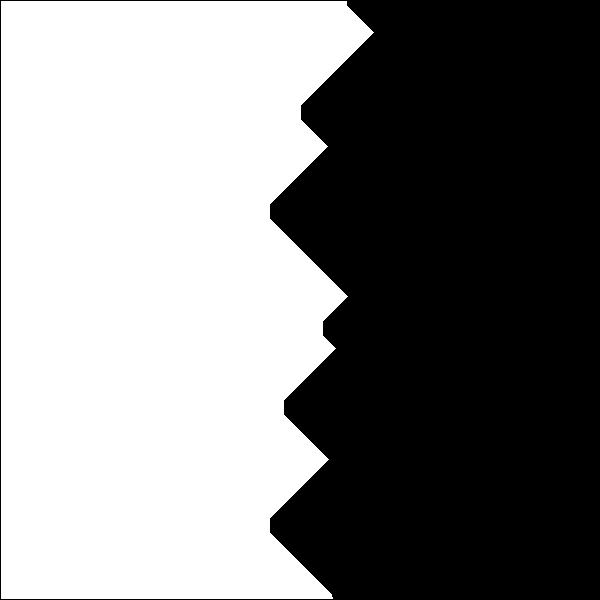
#> input picture temp.png, 600 x 600 px
$ python mix.py
#> lines starting #> are read from the running program, lines starting #| are printed output that depends on the picture; after the words box and inside, x2 and y2 are one past the last pixel; in counts of white or black regions, pixels touching at a corner belong together
# 匯入library
import numpy as np
from PIL import Image
import random
import pylab as pl
import math
import pylab as pl
from collections import defaultdict

im = Image.open('temp.png')
#> im is the input picture: PIL image 600x600 L; 51.7% white; 1 black region, box (x1, y1, x2, y2) and area: (0, 0, 600, 600) 174046
im2 = Image.open('origin.png')
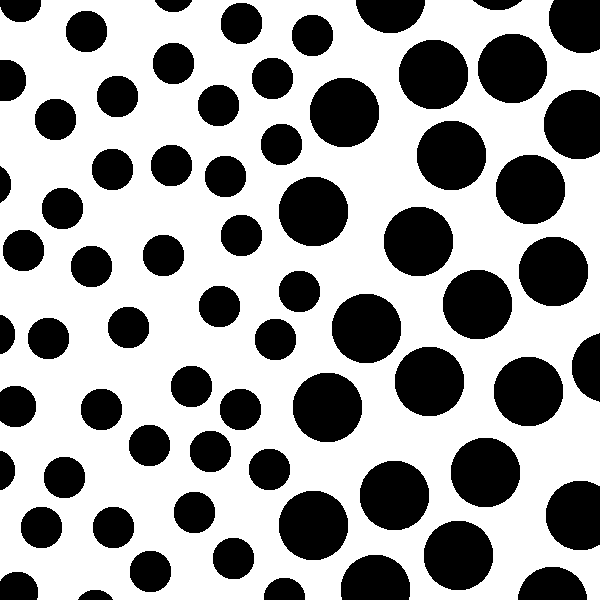
#> input picture origin.png, 600 x 600 px
#> im2 is the input picture: PIL image 600x600 L; 62.8% white; 69 black regions, largest, box (x1, y1, x2, y2) and area: (360, 461, 429, 530) 3797, (417, 121, 486, 190) 3796, (424, 521, 493, 590) 3796

size = im.size
#> size = (600, 600)
temp = Image.new("L", size)
#> temp: PIL image 600x600 L; every value is 0
maskSize = 3

out = (np.array(im)).T
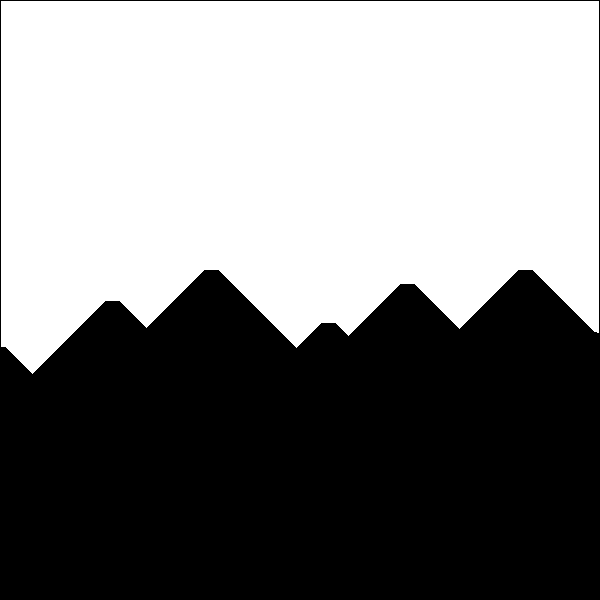
#> out: shape (600, 600); 51.7% white; 1 black region, box (x1, y1, x2, y2) and area: (0, 0, 600, 600) 174046

for i in range(size[0]):
	out[0,i] = out[1,i]
	out[599,i] = out[598,i]
	out[i,0] = out[i,1]
	out[i,599] = out[i,598]
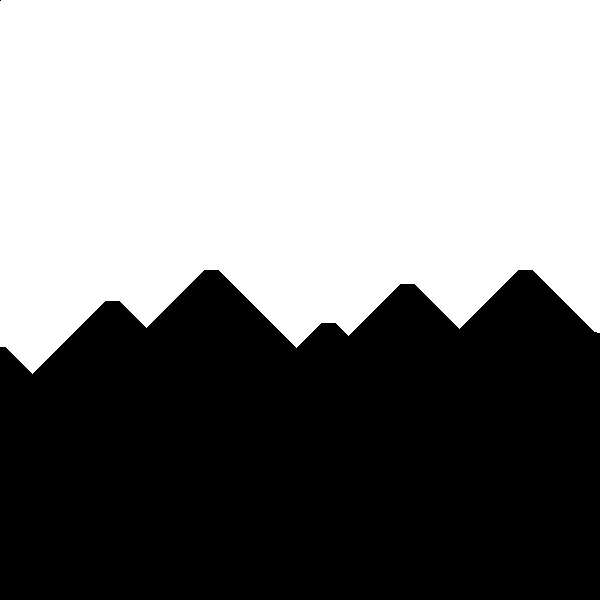
#> out: shape (600, 600); 52% white; 2 black regions (1 under 20 px), largest, box (x1, y1, x2, y2) and area: (0, 270, 600, 600) 172768

im = Image.fromarray(out.T)
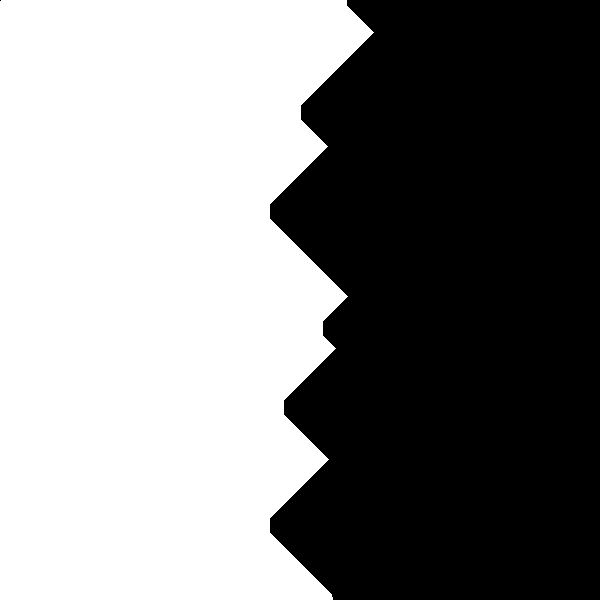
#> im: PIL image 600x600 L; 52% white; 2 black regions (1 under 20 px), largest, box (x1, y1, x2, y2) and area: (270, 0, 600, 600) 172768


# 一階微分
for i in range(0 + int(maskSize / 2), size[0] - int(maskSize / 2)):
	for j in range(0 + int(maskSize / 2), size[1] - int(maskSize / 2)):
		first = abs((im.getpixel((i-1,j+1)) + 2*im.getpixel((i,j+1)) + im.getpixel((i+1,j+1))) - (im.getpixel((i-1,j-1)) + 2*im.getpixel((i,j-1)) + im.getpixel((i+1,j-1)))) + abs((im.getpixel((i+1,j-1)) + 2*im.getpixel((i+1,j)) + im.getpixel((i+1,j+1))) - (im.getpixel((i-1,j-1)) + 2*im.getpixel((i-1,j)) + im.getpixel((i-1,j+1))))
		temp.putpixel((i,j),first)
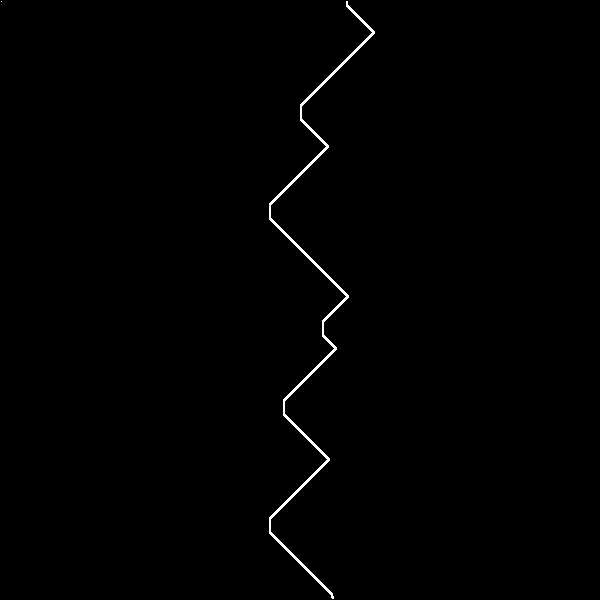
#> temp: PIL image 600x600 L; 0.62% white in thin lines or dots, all inside (x1, y1, x2, y2) = (1, 1, 375, 599)

# 合併兩張圖
for i in range(size[0]):
	for j in range(size[1]):
		if(temp.getpixel((i,j)) > 30):
			im2.putpixel((i,j), 100)

im2.save("result.png")
